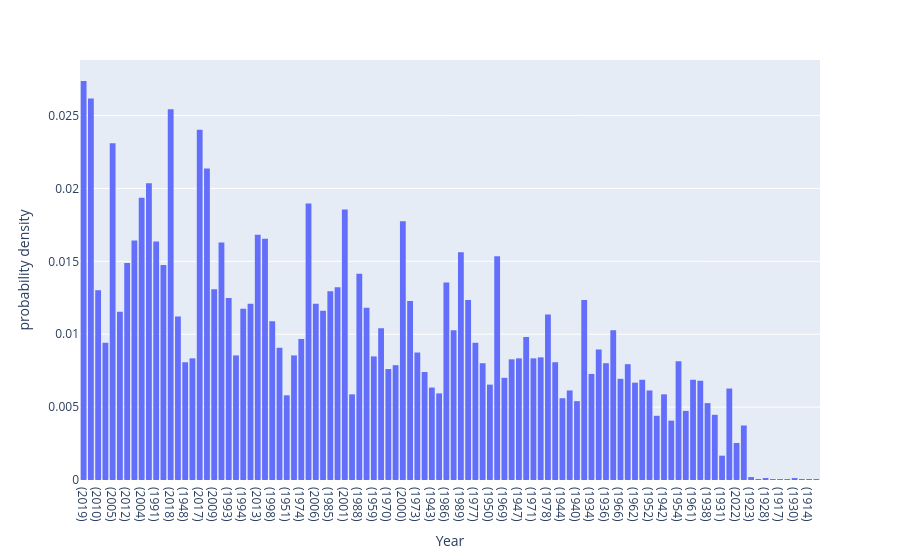

The notebook cell saved with this chart:
### Code cell
year=px.histogram(df, x='Year', histnorm='probability density', nbins=30)
year.show()

### Figure 1 — Plotly figure (JSON) as saved in the notebook; plotly's stock layout.template omitted (floating-point values rounded to 4 significant figures; data arrays with more than 128 entries replaced by an {"elided": "..."} marker saying what was removed)
{"data": [{"bingroup": "x", "histnorm": "probability density", "hovertemplate": "Year=%{x}<br>probability density=%{y}<extra></extra>", "legendgroup": "", "marker": {"color": "#636efa", "pattern": {"shape": ""}}, "name": "", "nbinsx": 30, "orientation": "v", "showlegend": false, "type": "histogram", "x": {"elided": "15509 str values"}, "xaxis": "x", "yaxis": "y"}], "layout": {"barmode": "relative", "legend": {"tracegroupgap": 0}, "margin": {"t": 60}, "xaxis": {"anchor": "y", "domain": [0, 1], "title": {"text": "Year"}}, "yaxis": {"anchor": "x", "domain": [0, 1], "title": {"text": "probability density"}}}}
